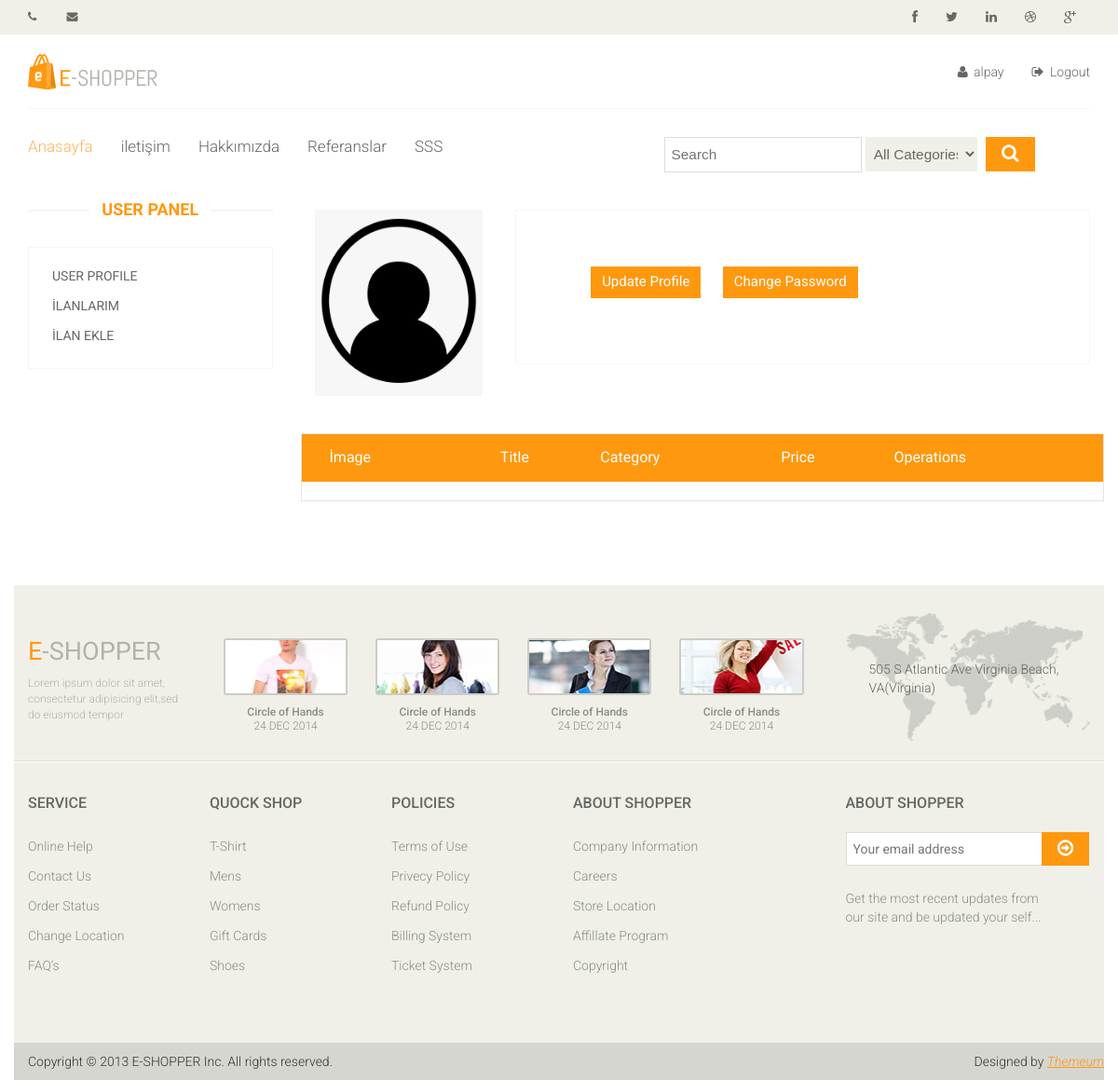
Before: /user/userrent/ (signed in) with the older database file.
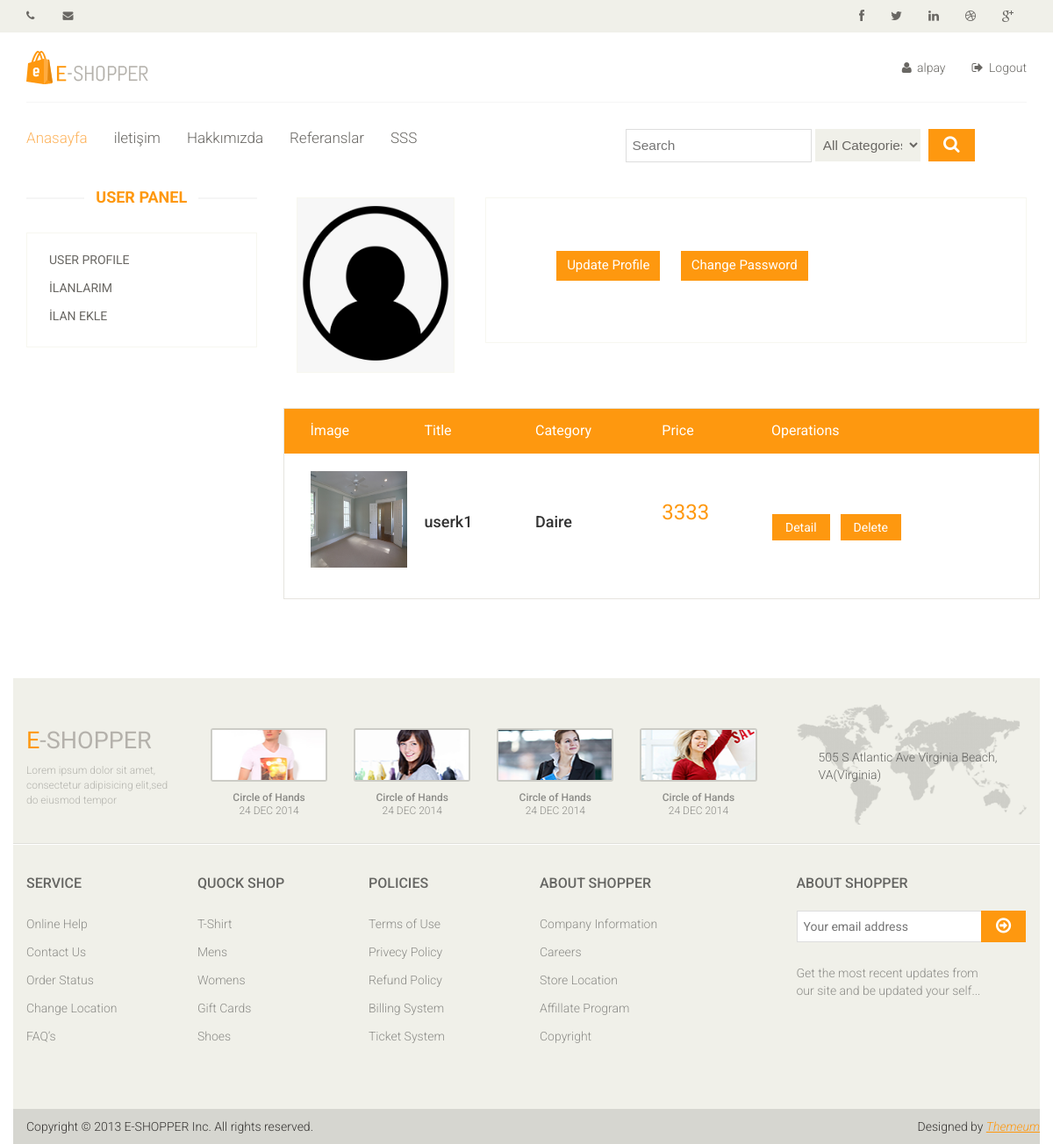
After: the same page with the newer database file.
### house/models.py (models this page shows, shortened)
class House(models.Model):
    STATUS = (
        ('True', 'Evet'),
        ('False', 'Hayır'),
    )
    BALCONY = (
        ('Existent', 'Var'),
        ('Absent', 'Yok'),
    )
    HEATING = (
        ('Yok', 'Yok'),
        ('Soba', 'Soba'),
        ('Kombi', 'Kombi'),
        ('Merkezi', 'Merkezi'),
    )
    STUFF = (
        ('True', 'Evet'),
        ('False', 'Hayır'),
    )
    ROOM = (
        ('1+0', '1+0'),
        ('1+1', '1+1'),
        ('2+0', '2+0'),
        ('2+1', '2+1'),
        ('3+1', '3+1'),
    )
    user = models.ForeignKey(User, on_delete=models.SET_NULL, null=True)
    category = models.ForeignKey(Category, on_delete=models.CASCADE)
    title = models.CharField(max_length=30, blank=True)
    keywords = models.CharField(max_length=255, blank=True)
    description = models.CharField(max_length=255, blank=True)
    image = models.ImageField(blank=True, upload_to='images/')
    address = models.TextField()
    price = models.IntegerField(blank=True)
    room = models.CharField(max_length=30, choices=ROOM, blank=True)
    balcony = models.CharField(max_length=30, choices=BALCONY, blank=True)
    heating = models.CharField(max_length=30, choices=HEATING, blank=True)
    stuff = models.CharField(max_length=30, choices=STUFF, blank=True)
    status = models.CharField(max_length=30, choices=STATUS)
    detail = RichTextUploadingField(blank=True)
    slug = models.SlugField(null=False, unique=True)
    parent = models.ForeignKey('self', blank=True, null=True, related_name='children', on_delete=models.CASCADE)
    create_at = models.DateTimeField(auto_now_add=True)
    update_at = models.DateTimeField(auto_now=True)
    def image_tag(self):
        if self.image:
            return mark_safe('<img src="%s" style="width: 45px; height:45px;" />' % self.image.url)
        else:
            return 'No Image Found'
    image_tag.short_description = 'Image'

class Category(MPTTModel):
    STATUS = (
        ('True', 'Evet'),
        ('False', 'Hayır'),
    )
    title = models.CharField(max_length=30)
    keywords = models.CharField(max_length=255, blank=True)
    description = models.CharField(max_length=255, blank=True)
    image = models.ImageField(blank=True, upload_to='images/')
    status = models.CharField(max_length=30, choices=STATUS)
    slug = models.SlugField(null=False, unique=True)
    parent = TreeForeignKey('self', blank=True, null=True, related_name='children', on_delete=models.CASCADE)
    create_at = models.DateTimeField(auto_now_add=True)
    update_at = models.DateTimeField(auto_now=True)
    class MPTTMeta:
        order_insertion_by = ['title']
    def __str__(self):
        full_path = [self.title]
        k = self.parent
        while k is not None:
            full_path.append(k.title)
            k = k.parent
        return '->'.join(full_path[::-1])
    def image_tag(self):
        if self.image:
            return mark_safe('<img src="%s" style="width: 45px; height:45px;" />' % self.image.url)
        else:
            return 'No Image Found'
    image_tag.short_description = 'Image'

### user/views.py (the view)
# urls.py: path('userrent/', views.user_rent, name='user_rent'),
@login_required(login_url='/login')
def user_rent(request):
    category = Category.objects.all()
    current_user = request.user
    profile = UserProfile.objects.get(user_id=current_user.id)
    house = House.objects.filter(user_id=current_user.id)
    form = UserRentHouseForm()
    context = {
        'category': category,
        'house': house,
        'profile': profile,
        'form': form
    }
    return render(request, 'user_rent.html', context)

### user/templates/user_rent.html (shortened to what this page needs)
{% extends "homebase.html" %}
{% block body %}
    <section>
        <div class="container">
            <div class="row">
                <div class="col-sm-3">
                    <div class="left-sidebar">
                        <div class="brands_products">
                            <h2>User Panel</h2>
                            {% include "user_panel.html" %}
                        </div>
                    </div>
                </div>
                <section id="cart_items">
                    <div class="col-sm-9 padding-right">
                        <div class="product-details">
                            <div class="col-sm-3">
                                <div class="view-product">
                                    <img src="{{ profile.image.url }}" style="width: 180px;height: 200px;">
                                </div>
                            </div>
                            <div class="col-sm-9">
                                <div class="product-information">
                                    <a href="/user/update" class="btn btn-fefault cart">Update Profile</a>
                                    <a href="/user/password" class="btn btn-fefault cart">Change Password</a>
                                </div>
                            </div>
                        </div>
                        <div class="product-details">
                            <div class="table-responsive cart_info">
                                <table class="table table-condensed">
                                    <thead>
                                    <tr class="cart_menu">
                                        <td class="image">İmage</td>
                                        <td class="description">Title</td>
                                        <td class="price">Category</td>
                                        <td class="total">Price</td>
                                        <td>Operations</td>
                                    </tr>
                                    </thead>
                                    <tbody>
                                    {% for rs in house %}
                                        <tr>
                                            <td class="cart_product"><img src="{{ rs.image.url }}"
                                                                          style="width: 110px;height: 110px;" alt="">
                                            </td>
                                            <td class="cart_description"><h4>{{ rs.title }}</h4></td>
                                            <td class="cart_description"><h4>{{ rs.category }}</h4></td>
                                            <td class="cart_total">
                                                <p class="cart_total_price">{{ rs.price }}</p>
                                            </td>
                                            <td class="btn btn-group">
                                                <a class="btn btn-default check_out" href="/house/{{ rs.id }}/{{ rs.slug }}">Detail</a>
                                            </td>
                                            <td class="btn btn-group">
                                                <a class="btn btn-default check_out" href="/house/{{ rs.id }}/{{ rs.slug }}">Delete</a>
                                            </td>
                                        </tr>
                                    {% endfor %}
                                    </tbody>
                                </table>
                            </div>
                        </div>
                    </div>
                </section>
            </div>
        </div>
    </section>
{% endblock %}

Changed rows visible on the page:
added House: image (picture), title "userk1", category "Daire", price "3333"
